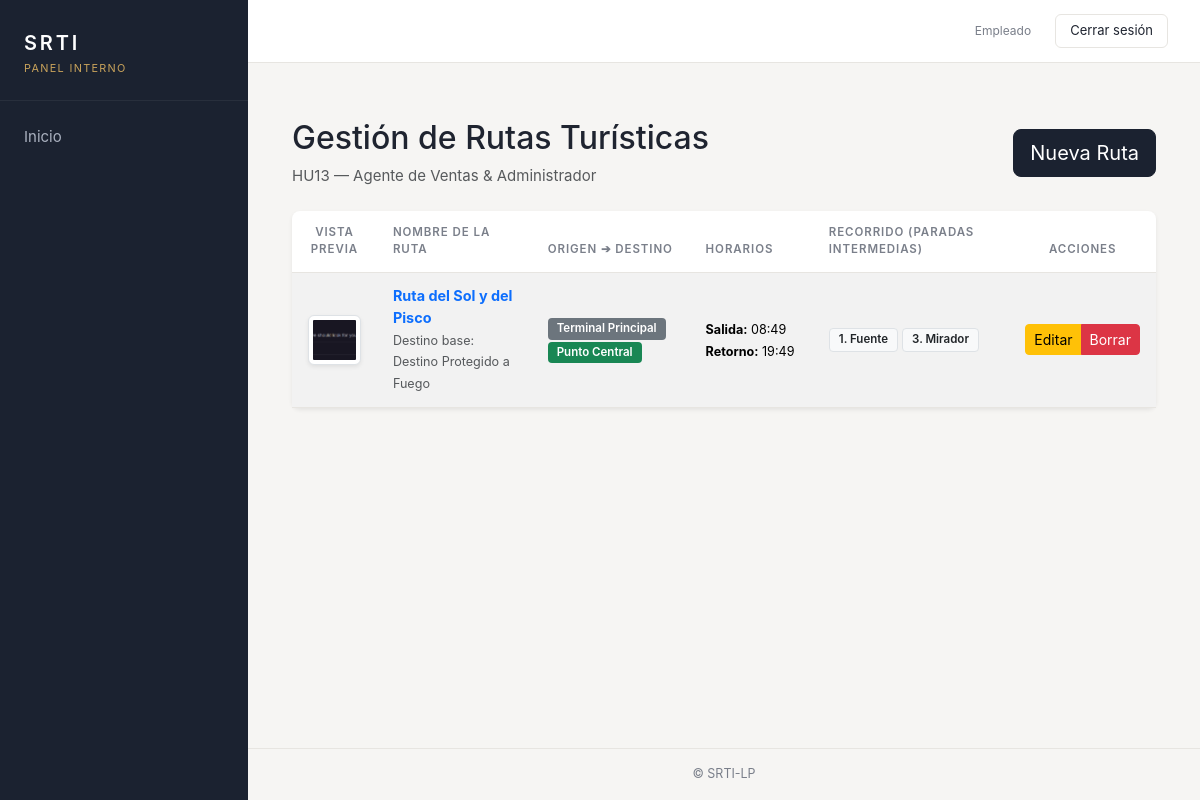
The page /gestion/rutas/ on the database its author committed.
### apps/inventory/models.py (models this page shows, shortened)
class Ruta(models.Model):
    destino = models.ForeignKey('Destino', on_delete=models.PROTECT, related_name='rutas', verbose_name="Destino Principal")
    nombre = models.CharField(max_length=200, verbose_name="Nombre de la Ruta")
    descripcion = models.TextField(verbose_name="Descripción del Recorrido", blank=True)
    duracion_estimada = models.PositiveIntegerField(verbose_name="Duración Total (Minutos)", help_text="Tiempo total estimado de la ruta", default=0) # 💡 editable=False hace que no se pueda modificar a mano en el admin
    origen_logistico = models.CharField(max_length=200, verbose_name="Punto de Origen", default="Terminal Principal")
    destino_logistico = models.CharField(max_length=200, verbose_name="Punto de Destino Final", default="Punto Central")
    horario_salida = models.TimeField(verbose_name="Horario de Salida", null=True, blank=True)
    horario_retorno = models.TimeField(verbose_name="Horario de Retorno", null=True, blank=True)
    paradas = models.ManyToManyField(
        'PuntoDeInteres',
        through='ParadaRuta',
        related_name='rutas_que_lo_incluyen',
        verbose_name="Paradas de la Ruta"
    )
    esta_activa = models.BooleanField(default=True, verbose_name="¿Ruta Activa?")
    class Meta:
        verbose_name = "Ruta"
        verbose_name_plural = "Rutas"

class ImagenRuta(models.Model):
    ruta = models.ForeignKey(Ruta, on_delete=models.CASCADE, related_name='imagenes_galeria')
    imagen_url = models.URLField(blank=True, null=True, help_text="Enlace de imagen externa")
    imagen_archivo = models.ImageField(upload_to='rutas/', blank=True, null=True, help_text="Archivo de imagen local")
    class Meta:
        verbose_name = "Imagen de Ruta"
        verbose_name_plural = "Galería de Imágenes de Rutas"

class Destino(models.Model):
    TIPO_CHOICES = [
        ('urbano', 'Urbano 🏙️'),
        ('natural', 'Natural 🌲'),
        ('cultural', 'Cultural 🏛️'),
        ('gastronomico', 'Gastronómico 🍲'),
    ]
    nombre = models.CharField(max_length=200, verbose_name="Nombre del Destino")
    descripcion = models.TextField(verbose_name="Descripción detallada")
    ubicacion = models.CharField(max_length=250, blank=True, null=True, verbose_name="Ubicación General")
    latitud = models.FloatField(verbose_name="Latitud", blank=True, null=True)
    longitud = models.FloatField(verbose_name="Longitud", blank=True, null=True)
    tipo = models.CharField(max_length=20, choices=TIPO_CHOICES, default='natural', verbose_name="Tipo de Destino")
    clima = models.CharField(max_length=100, verbose_name="Clima Predominante")
    esta_activo = models.BooleanField(default=True, verbose_name="Estado Activo")
    fecha_creacion = models.DateTimeField(auto_now_add=True)
    class Meta:
        verbose_name = "Destino Turístico"
        verbose_name_plural = "Destinos Turísticos"
        ordering = ['-fecha_creacion']

class ParadaRuta(models.Model):
    ruta = models.ForeignKey(Ruta, on_delete=models.CASCADE, related_name='detalles_paradas')
    poi = models.ForeignKey('PuntoDeInteres', on_delete=models.CASCADE, verbose_name="Punto de Interés (Parada)")
    orden = models.PositiveIntegerField(
        verbose_name="Número de Parada",
        help_text="Ej: 1 para la primera parada, 2 para la segunda, etc."
    )
    hora_llegada_estimada = models.TimeField(verbose_name="Hora de Llegada Estimada", blank=True, null=True)
    tiempo_permanencia = models.PositiveIntegerField(verbose_name="Tiempo de Estancia (Minutos)", default=30)
    class Meta:
        verbose_name = "Parada de Ruta"
        verbose_name_plural = "Paradas de la Ruta"
        unique_together = ('ruta', 'orden')
        ordering = ['orden']

class PuntoDeInteres(models.Model):
    ESTADO_CHOICES = [
        ('PENDIENTE', 'Pendiente de Revisión 🟡'),
        ('APROBADO', 'Aprobado (Público) 🟢'),
        ('RECHAZADO', 'Rechazado 🔴'),
        ('CAMBIOS', 'Requiere Cambios 🟠'),
    ]
    proponente = models.ForeignKey(settings.AUTH_USER_MODEL, on_delete=models.CASCADE)
    nombre = models.CharField(max_length=200, verbose_name="Nombre de la Joya Oculta")
    descripcion = models.TextField(verbose_name="Descripción detallada")
    latitud = models.FloatField(verbose_name="Latitud", blank=True, null=True, help_text="Se captura automáticamente desde el mapa")
    longitud = models.FloatField(verbose_name="Longitud", blank=True, null=True, help_text="Se captura automáticamente desde el mapa")
    referencia_ubicacion = models.CharField(max_length=250, blank=True, null=True, verbose_name="¿Cómo llegar o dónde queda?")
    estado = models.CharField(max_length=20, choices=ESTADO_CHOICES, default='PENDIENTE', verbose_name="Estado Editorial")
    motivo_moderacion = models.TextField(blank=True, null=True, verbose_name="Feedback del Moderador")
    fecha_propuesta = models.DateTimeField(auto_now_add=True)
    CATEGORIAS_CHOICES = [
        ('Aventura', 'Aventura 🧗‍♂️'),
        ('Gastronomía', 'Gastronomía 🍲'),
        ('Cultural', 'Cultural 🏛️'),
        ('Naturaleza', 'Naturaleza 🌲'),
        ('Mirador', 'Mirador 📸'),
    ]
    categoria = models.CharField(
        max_length=50,
        choices=CATEGORIAS_CHOICES,
        default='Naturaleza',
        verbose_name="Categoría"
    )
    imagen_url = models.URLField(
        max_length=500,
        blank=True,
        null=True,
        verbose_name="Enlace de la foto (URL)",
        help_text="Pega el link de una foto de internet (Ej: de Unsplash o Google Images)"
    )
    imagen_archivo = models.ImageField(
        upload_to='joyas_fotos/',
        blank=True,
        null=True,
        verbose_name="Archivo de imagen o Foto de Cámara"
    )
    usuarios_que_lo_visitan = models.ManyToManyField(
        settings.AUTH_USER_MODEL,
        related_name="pois_seleccionados",
        blank=True,
        verbose_name="Turistas que planean ir"
    )
    usuarios_favoritos = models.ManyToManyField(
        settings.AUTH_USER_MODEL,
        related_name="joyas_guardadas",
        blank=True,
        verbose_name="Usuarios que guardaron esta joya"
    )
    class Meta:
        verbose_name = "Joya Oculta (POI)"
        verbose_name_plural = "Joyas Ocultas (POIs)"
        ordering = ['-fecha_propuesta']

### apps/gestion/views.py (the view)
# urls.py: path('rutas/', views.RutaListView.as_view(), name='ruta_list'),
class RutaListView(ListView):
    model = Ruta
    template_name = 'gestion/ventas/ruta_list.html'
    context_object_name = 'rutas'

### apps/gestion/templates/gestion/ventas/ruta_list.html (shortened to what this page needs)
{% extends 'base_dashboard.html' %}
{% load static %}
{% block content %}
<div class="container mt-4">
    <div class="d-flex justify-content-between align-items-center mb-4">
        <div>
            <h2> Gestión de Rutas Turísticas</h2>
            <p class="text-muted mb-0">HU13 — Agente de Ventas & Administrador</p>
        </div>
        <a href="{% url 'gestion:ruta_create' %}" class="btn btn-primary btn-lg">
             Nueva Ruta
        </a>
    </div>
<div class="card shadow-sm border-0">
    <div class="card-body p-0">
        <table class="table table-striped table-hover align-middle mb-0">
            <thead class="table-dark">
                <tr>
                    <th style="width: 10%;" class="text-center">Vista Previa</th>
                    <th style="width: 20%;">Nombre de la Ruta</th>
                    <th style="width: 15%;">Origen ➔ Destino</th>
                    <th style="width: 15%;">Horarios</th>
                    <th style="width: 25%;">Recorrido (Paradas Intermedias)</th>
                    <th style="width: 15%;" class="text-center">Acciones</th>
                </tr>
            </thead>
            <tbody>
                {% for ruta in rutas %}
                <tr>
                    <td class="text-center">
                        {% with ruta.imagenes_galeria.first as primera_img %}
                            {% if primera_img %}
                                {% if primera_img.imagen_archivo %}
                                    <img src="{{ primera_img.imagen_archivo.url }}" class="img-thumbnail rounded shadow-sm" style="width: 70px; height: 50px; object-fit: cover;" alt="{{ ruta.nombre }}">
                                {% elif primera_img.imagen_url %}
                                    <img src="{{ primera_img.imagen_url }}" class="img-thumbnail rounded shadow-sm" style="width: 70px; height: 50px; object-fit: cover;" alt="{{ ruta.nombre }}">
                                {% endif %}
                            {% else %}
                                <div class="bg-light rounded d-flex align-items-center justify-content-center m-auto shadow-sm" style="width: 70px; height: 50px; border: 1px solid #dee2e6;">
                                    <i class="bi bi-map-fill text-muted fs-4"></i>
                                </div>
                            {% endif %}
                        {% endwith %}
                    </td>
                    <td>
                        <span class="fw-bold text-primary">{{ ruta.nombre }}</span>
                        <br>
                        <small class="text-muted">Destino base: {{ ruta.destino.nombre }}</small>
                    </td>
                    <td>
                        <span class="badge bg-secondary">{{ ruta.origen_logistico }}</span>
                        <span class="badge bg-success">{{ ruta.destino_logistico }}</span>
                    </td>
                    <td>
                        <small>
                            <strong>Salida:</strong> {{ ruta.horario_salida|time:"H:i" }}<br>
                            <strong>Retorno:</strong> {{ ruta.horario_retorno|time:"H:i" }}
                        </small>
                    </td>
                    <td>
                        {% if ruta.detalles_paradas.all %}
                            <div class="d-flex flex-wrap gap-1">
                                {% for parada in ruta.detalles_paradas.all %}
                                    <span class="badge bg-light text-dark border" title="Parada {{ parada.orden }}">
                                        {{ parada.orden }}. {{ parada.poi.nombre }}
                                    </span>
                                {% endfor %}
                            </div>
                        {% else %}
                            <span class="text-muted small">Sin paradas intermedias configuradas</span>
                        {% endif %}
                    </td>
                    <td class="text-center">
                        <div class="btn-group" role="group">
                            <a href="{% url 'gestion:ruta_edit' ruta.id %}" class="btn btn-warning btn-sm" title="Editar">
                                 Editar
                            </a>
                            <a href="{% url 'gestion:ruta_delete' ruta.id %}" class="btn btn-danger btn-sm" title="Eliminar">
                                 Borrar
                            </a>
                        </div>
                    </td>
                </tr>
                {% endfor %}
            </tbody>
        </table>
    </div>
</div>
</div>
{% endblock %}

### static/css/dashboard.css (style rules this page uses)
:root { --bg: #f6f5f3; --surface: #ffffff; --border: #e7e5e1; --text: #1f2430; --text-muted: #7a7f8a; --sidebar-bg: #1b2230; --sidebar-text: #aab1bf; --sidebar-hover: #252e40; --accent: #c9a35b; --sidebar-w: 248px; --radius: 8px; }
body { background: var(--bg); color: var(--text); font-family: "Inter", system-ui, -apple-system, "Segoe UI", sans-serif; font-size: 0.9375rem; -webkit-font-smoothing: antialiased; }
.card { border:1px solid var(--border); border-radius:var(--radius); box-shadow:none; }
.table > :not(caption) > * > * { padding: 0.8rem 1rem; }
.table thead th { color:var(--text-muted); font-size:0.72rem; font-weight:600; letter-spacing:0.08em; text-transform:uppercase; border-bottom:1px solid var(--border); background:transparent; }
.table tbody td { border-bottom:1px solid var(--border); font-size:0.9rem; }
.btn-primary { background:var(--sidebar-bg); border-color:var(--sidebar-bg); }
.badge { padding:5px 9px; font-weight:600; font-size:0.72rem; border-radius:4px; }

### rows shown on the page
Ruta: imagenes_galeria.first.imagen_archivo (picture), nombre "Ruta del Sol y del Pisco", destino.nombre "Destino Protegido a Fuego", origen_logistico "Terminal Principal", destino_logistico "Punto Central", horario_salida "08:49", horario_retorno "19:49"
ParadaRuta: orden "1", poi.nombre "Fuente"
ParadaRuta: orden "3", poi.nombre "Mirador"
